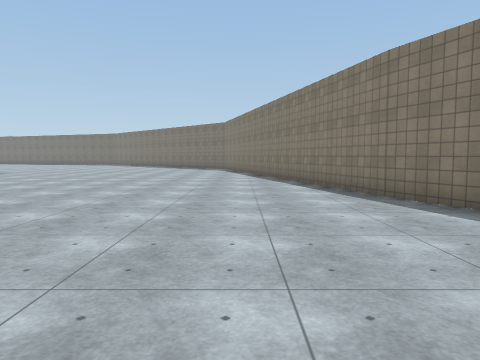
View 1 (above)

18 first-person views from a walk through a Unity game level. The camera is 1.4 m above the floor, tilts 4° down and sees 70° across. The floor is counted in squares, 2 m on a side. Each view is taken from the middle of a square. On the plan, view 1 faces up. The plan holds only what a view shows up to about 11 squares ahead; the rest is blank. The place goes on beyond the plan. Surface patterns are stand-ins for the level's own textures.

View 2
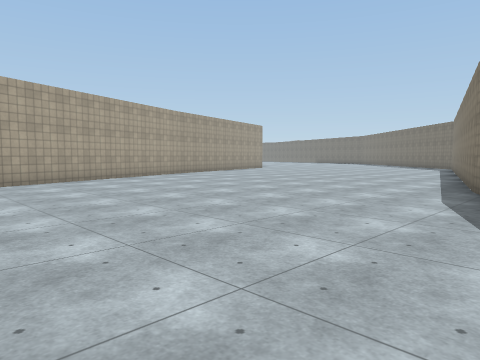

View 3
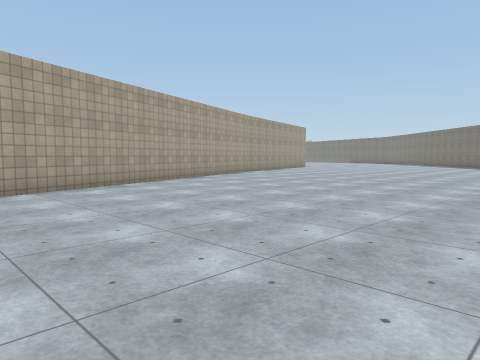

View 4
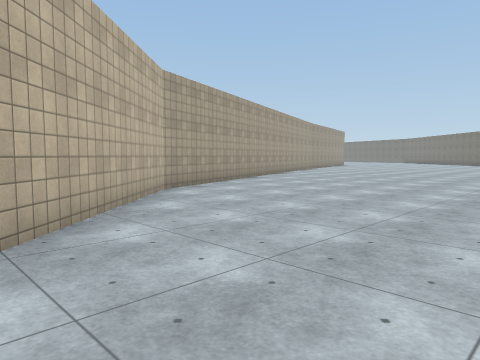

View 5
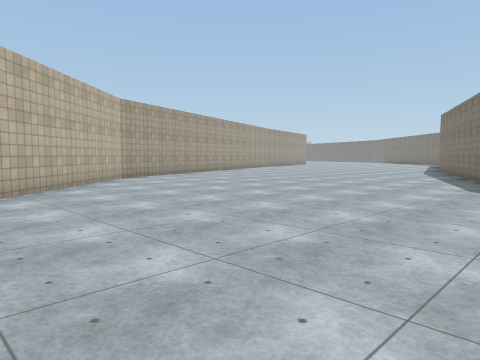

View 6
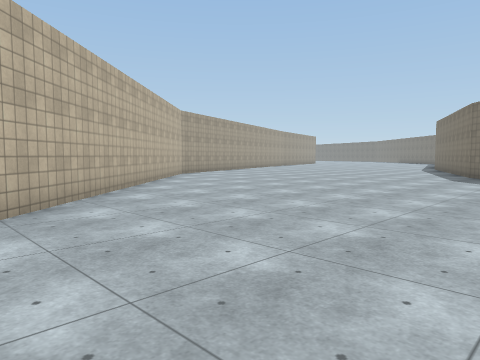

View 7
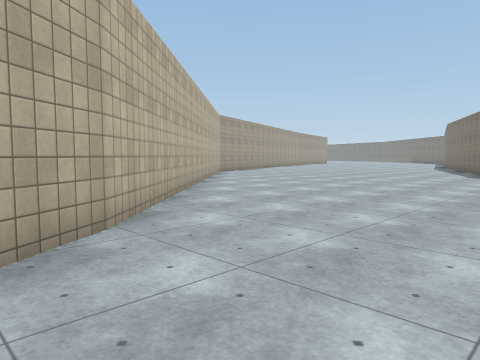

View 8
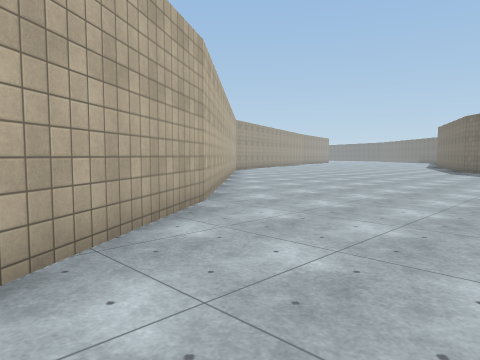

View 9
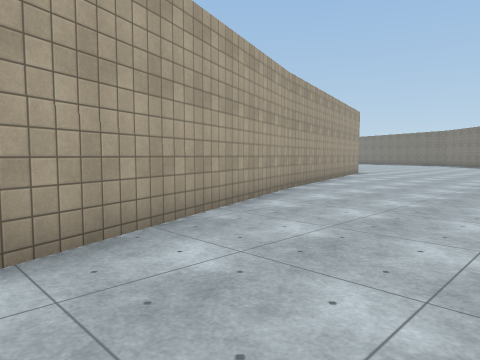

View 10
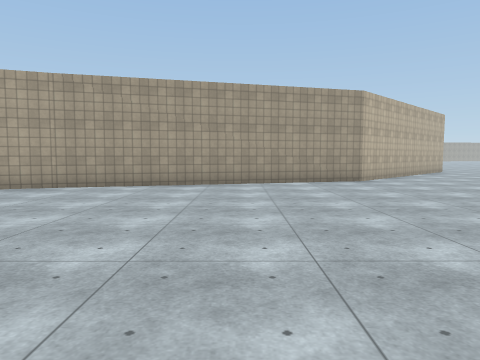

View 11
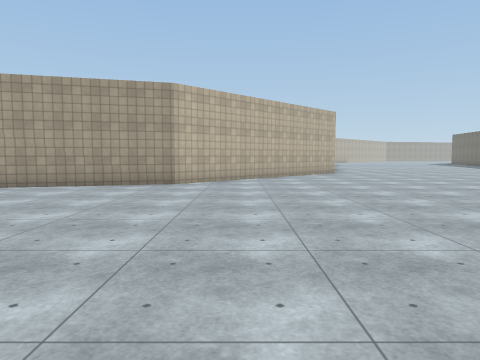

View 12
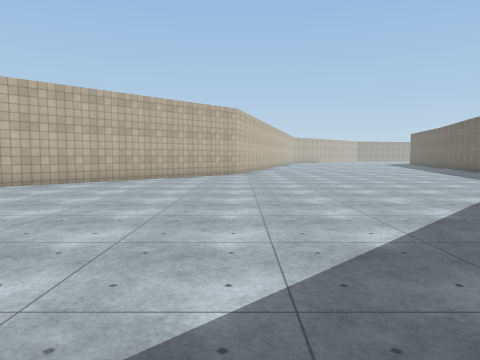

View 13
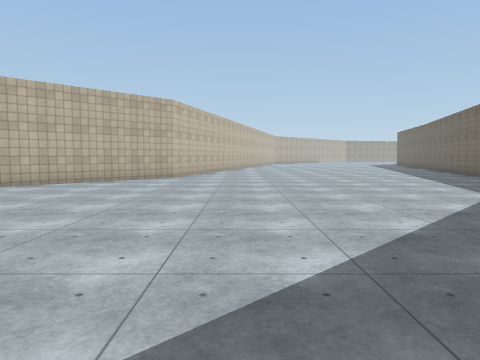

View 14
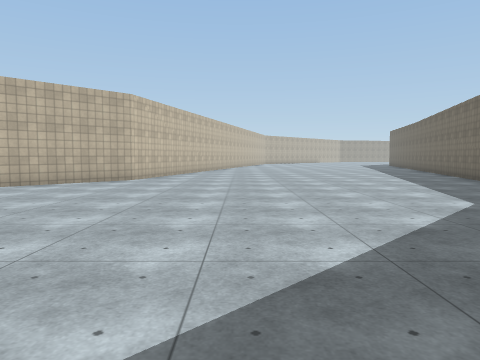

View 15
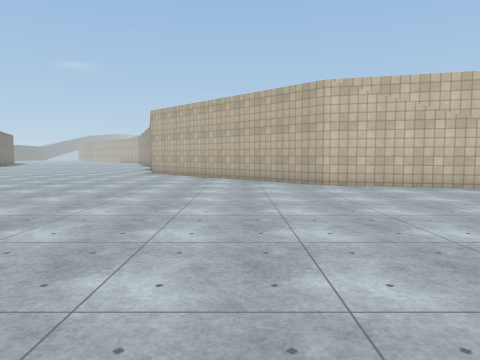

View 16
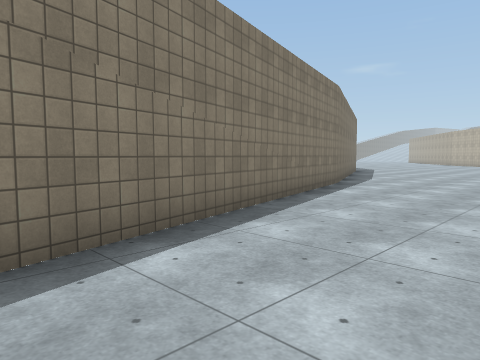

View 17
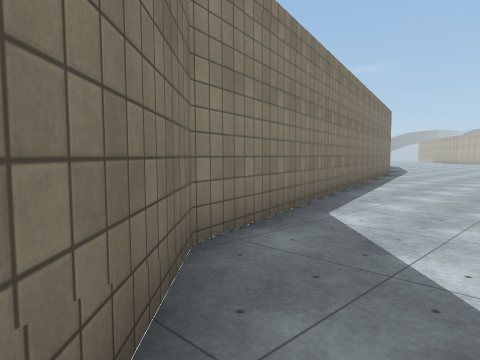

View 18
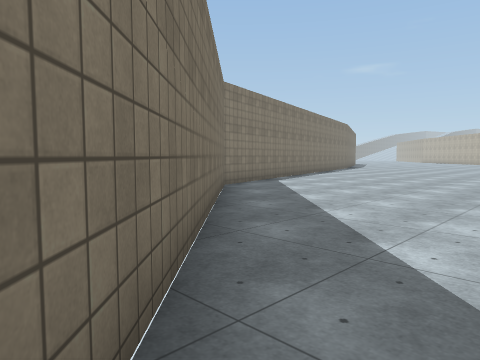

### Floor plan
Points are (right, up) in squares from view 1. A wall is a line through its corners. A room is listed if a view was taken in it or the views show most of it. See-through windows are left out.
Room 1 (views 1, 2, 3, 4, 5, 6, 7, 8, 9, 10, 11, 12, 13, 14, 15, 16, 17, 18)
walls: (-7.5, 6) (-3.2, -6) (4.8, -14.6) (6.9, -17.7); (2.5, 5.8) (-0.8, 18.4) (-6.4, 24); (3.4, 3.9) (2.5, 6); (5.1, -0.2) (4.2, 1.8); (5.8, -1.4) (5.4, -1); (-16.6, 19.3) (-15, 18.9) (-9.5, 13.4) (-7.5, 5.9); (-14.6, 28.8) (-16, 29.1)

Positions as (right, up) in squares from view 1, and headings:
1: (0, 0), facing up
2: (4, -2), facing up-left
3: (3, -5), facing up-left
4: (3, -10), facing up-left
5: (7, -11), facing up-left
6: (8, -14), facing up-left
7: (8, -16), facing up-left
8: (9, -18), facing up-left
9: (-3, 0), facing up-left
10: (0, 10), facing left
11: (-1, 15), facing left
12: (-2, 19), facing left
13: (-4, 21), facing left
14: (-5, 22), facing left
15: (-13, 27), facing down
16: (-2, 14), facing down-right
17: (-3, 20), facing down-right
18: (-7, 24), facing down-right
